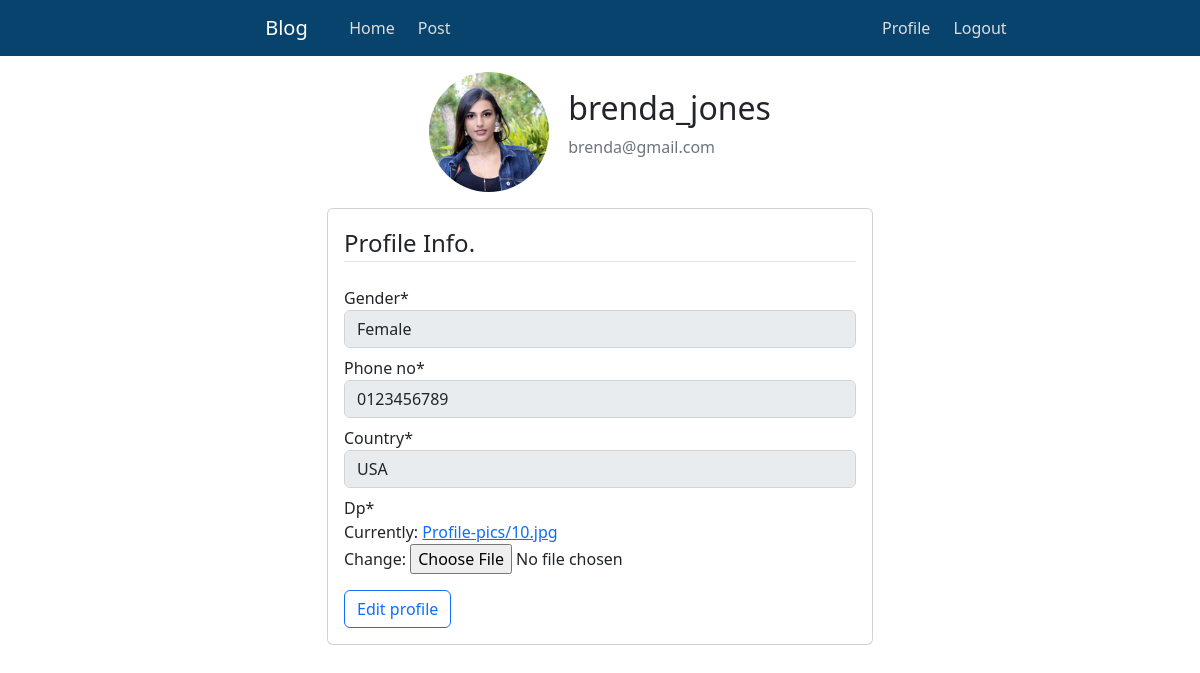
Screenshot of /users/profile/ (signed in) with the database file from the repository.
### users/models.py (models this page shows, shortened)
class Profile(models.Model):
    id = models.CharField(max_length=12, primary_key=True, editable=False)
    name = models.OneToOneField(User, on_delete=models.CASCADE, editable=False)
    gender = models.CharField(max_length=7, blank=False)
    phone_no = models.CharField(max_length=14, blank=False)
    country = models.CharField(max_length=10, blank=False)
    dob = models.DateField(null=True, blank=False)
    age = models.PositiveIntegerField(default=0, editable=False)
    dp = models.ImageField(upload_to='Profile-pics/', default='default.png')
    created = models.DateTimeField(auto_now_add=True)
    edited = models.DateTimeField(auto_now=True)
    def __str__(self):
        return f'{self.name}'
    class Meta:
        ordering = ['name']
        verbose_name_plural = 'User Profiles'

### users/views.py (the view, shortened to what this page needs)
# urls.py: path('profile/', views.userprofile_view, name='profile'),
@login_required(login_url='login')
@user_passes_test(lambda user: user.is_staff is False and user.is_superuser is False)
def userprofile_view(request):
    edit_form = EditProfileForm(instance=request.user.profile)
    update_form = UpdateProfileForm(instance=request.user.profile)
    context = {'edit_profile': edit_form, 'update_profile': update_form}
    return render(request, 'users/profile.html', context)

### users/forms.py
class EditProfileForm(forms.ModelForm):
    CHOICE_GENDER = (
        (None, '-- Select Gender --'),
        ('Male', 'Male'),
        ('Female', 'Female'),
    )
    gender = forms.ChoiceField(widget=forms.Select(attrs={'type': 'select', 'class': 'mb-2'}), choices=CHOICE_GENDER, disabled=True)
    phone_no = forms.CharField(widget=forms.TextInput(attrs={'type': 'tel', 'class': 'mb-2'}), disabled=True)
    country = forms.CharField(widget=forms.TextInput(attrs={'type': 'text',  'class': 'mb-2'}), disabled=True)
    class Meta:
        model = Profile
        fields = ['gender', 'phone_no', 'country', 'dp']

class UpdateProfileForm(forms.ModelForm):
    CHOICE_GENDER = (
        (None, '-- Select Gender --'),
        ('Male', 'Male'),
        ('Female', 'Female'),
    )
    gender = forms.ChoiceField(widget=forms.Select(attrs={'type': 'select', 'class': 'mb-2'}), choices=CHOICE_GENDER)
    phone_no = forms.CharField(widget=forms.TextInput(attrs={'type': 'tel', 'class': 'mb-2'}))
    country = forms.CharField(widget=forms.TextInput(attrs={'type': 'text',  'class': 'mb-2'}))
    class Meta:
        model = Profile
        fields = ['gender', 'phone_no', 'country', 'dp']

### users/templates/users/profile.html (shortened to what this page needs)
{% extends 'users/base.html' %}{% block title %}{{request.user.profile}}'s profile{% endblock %}
{% load crispy_forms_tags %}
    {% block content %}
    <div class="container body-container">
        <div class="row">
            <div class="col-md-6 offset-sm-3">
                <div class="content-section">
                    <div class="media mb-3 d-flex align-items-center justify-content-center">
                        <img src="{{request.user.profile.dp.url}}" alt="profile-img" class="rounded-circle profile-pic">
                        <div class="media-body">
                            <h2 class="username">{{ request.user.profile }}</h2>
                            <p class="text-secondary">{{ request.user.email }}</p>
                        </div>
                    </div>
                    <form action="" method="post" enctype="multipart/form-data" class="card card-body">
                        <fieldset class="form-group">
                            <legend class="border-bottom mb-4">Profile Info.</legend>
                            {% if request.user.profile.gender == "" and request.user.profile.phone_no == "" and request.user.profile.country == "" %}
                            {{update_profile|crispy}}
                            {% else %}
                            {{edit_profile|crispy}}
                            {% endif %}
                        </fieldset>
                        <div class="form-group mt-3">
                            <button type="submit" class="btn btn-outline-primary">Edit profile</button>
                        </div>
                    </form>
                </div>
            </div>
        </div>
    </div>
    {% endblock %}

### static/css/styles.css (style rules this page uses)
* { box-sizing: border-box; }
.body-container { margin-top: 6%; }
.body-container .card { margin-bottom: 15px; }
.content-section .media img { height: 120px; width: 120px; margin-right: 3.5%; }

### rows the page displays
Profile: gender "Female", phone_no "0123456789", country "USA"

### other values shown
{{ request.user.profile }} "brenda_jones"
{{ request.user.email }} "brenda@gmail.com"
